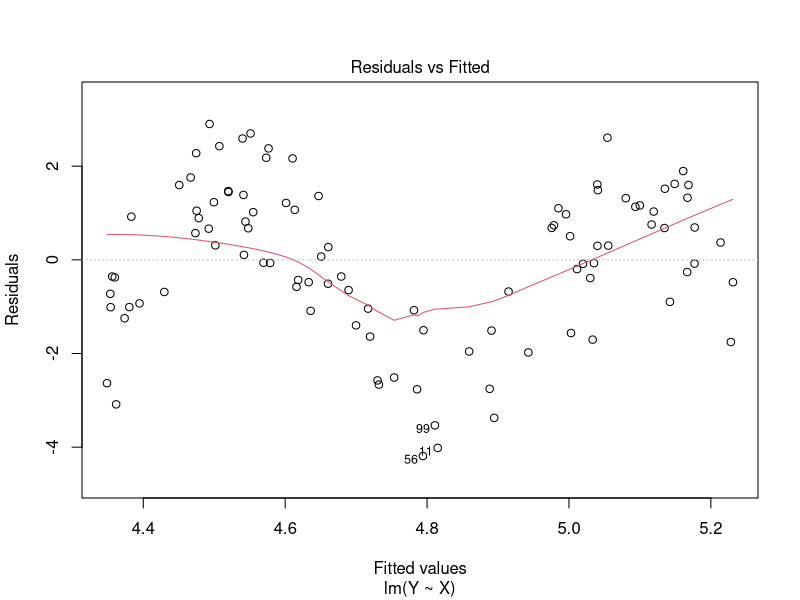
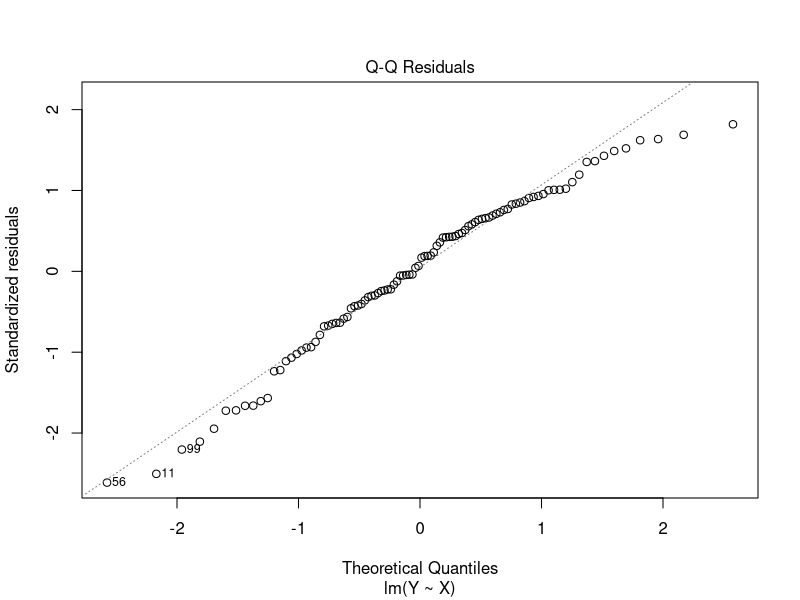
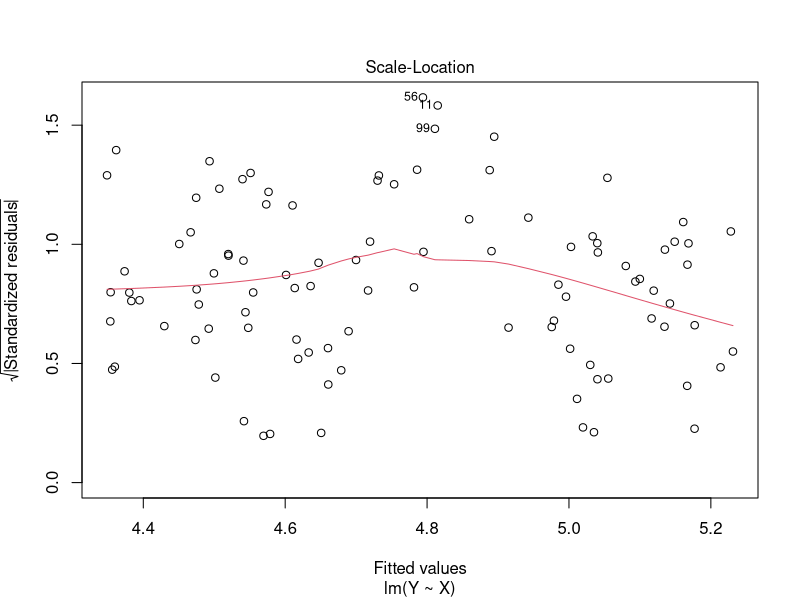
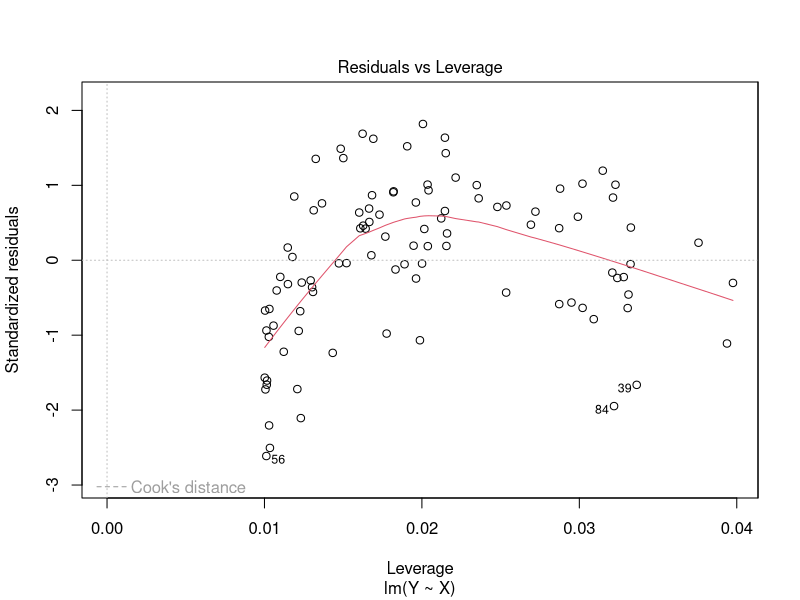
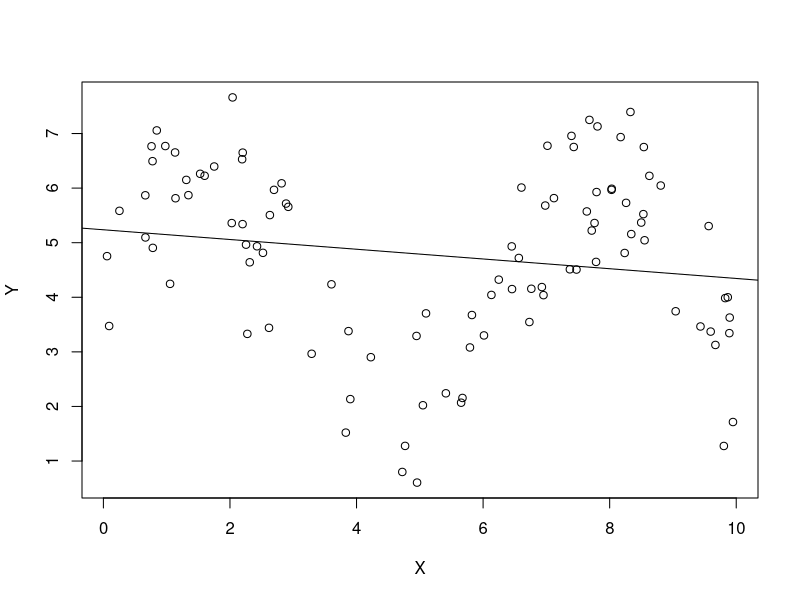
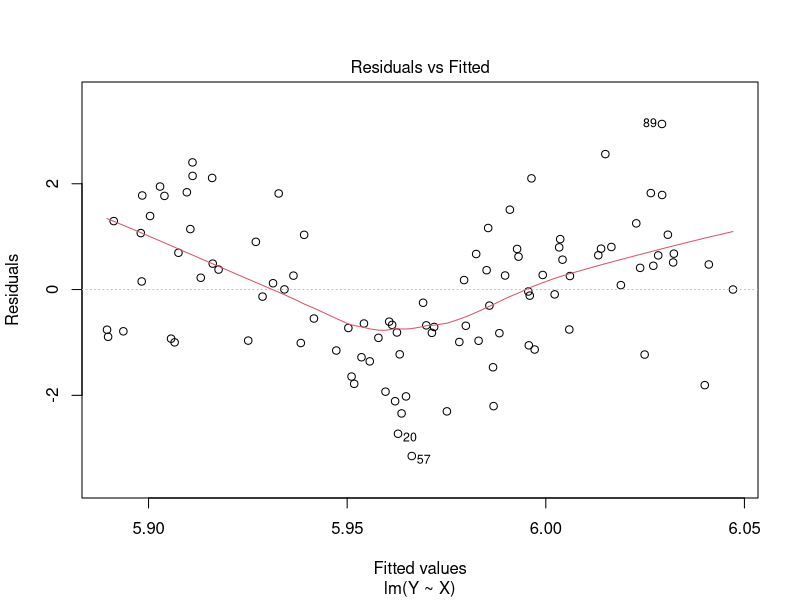
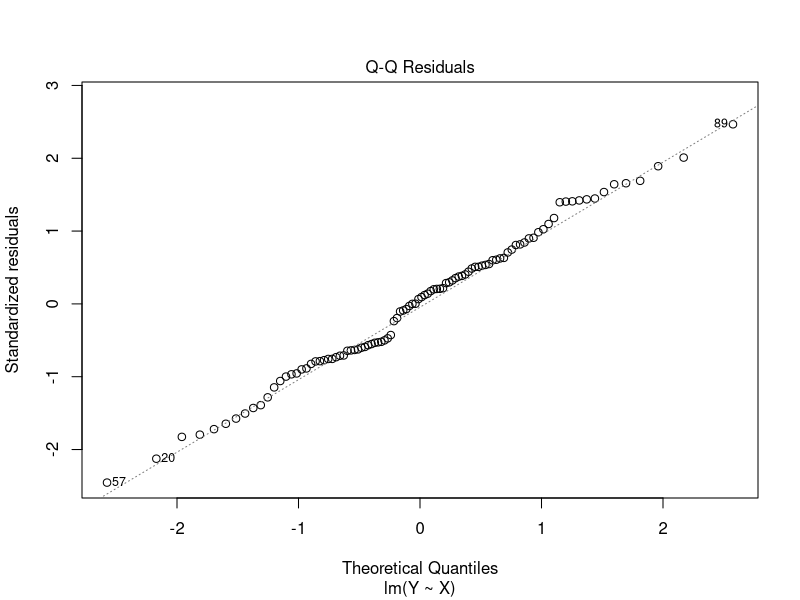
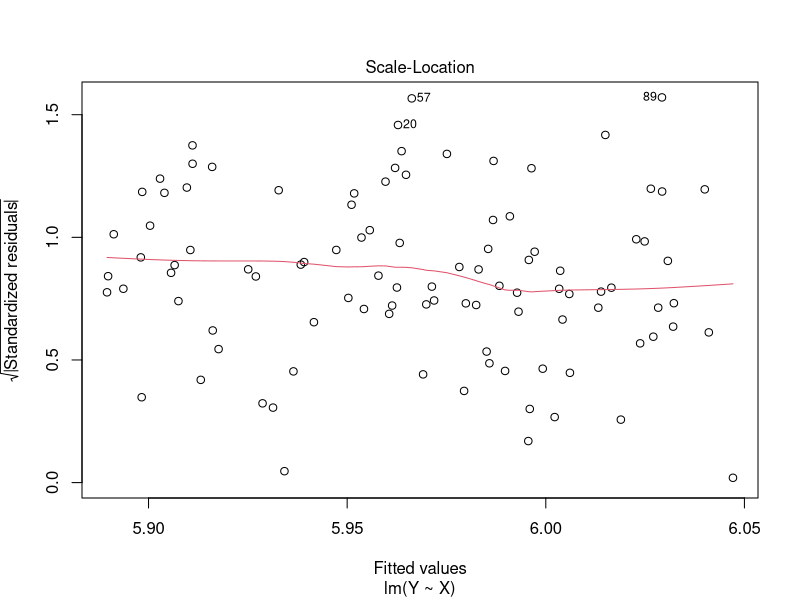

Here is the R script that generated these plots, in order: (Note: this script raises an error after producing the figures.)
## ---- chunk 1
knitr::opts_chunk$set(echo = TRUE)
## ---- chunk 2
require(ggplot2)
## ---- chunk 3
check_violations <- function(sample_size, orig_new_obsv, violation_name, violation_func, sigma_sq, orig_X) {

  if (violation_name == "None") {
    X <- orig_X
    new_obsv <- orig_new_obsv
    eps <- rnorm(sample_size, mean = 0, sd = sqrt(sigma_sq))
    return(list(X,new_obsv,eps))
  }
  if (violation_name == "Nonlinear relationship") {
    X <- violation_func(orig_X)
    new_obsv <- violation_func(orig_new_obsv)
    eps <- rnorm(sample_size, mean = 0, sd = sqrt(sigma_sq))
    return(list(X,new_obsv,eps))
  }
  if (violation_name == "Non-normal errors") {
    if (violation_func == "Gamma") {
      X <- orig_X
      new_obsv <- orig_new_obsv
      eps_alpha <- 2
      eps_beta <- 1/4
      eps <- (rgamma(sample_size, shape = eps_alpha, scale = eps_beta) - eps_alpha * eps_beta) * 2
      return(list(X,new_obsv,eps))
    }
    if (violation_func == "Poisson") {
      X <- orig_X
      new_obsv <- orig_new_obsv
      lambda <- 4
      eps <- (rpois(sample_size, lambda) - lambda) * 2
      return(list(X,new_obsv,eps))
    }
  }
  if (violation_name == "Heterogeneous variances") {
    X <- orig_X
    new_obsv <- orig_new_obsv
    eps <- rnorm(sample_size, mean = 0, sd = violation_func(X))
    return(list(X,new_obsv,eps))
  }
  if (violation_name == "Multicolinearity") {
    X <- unname(cbind(orig_X, violation_func(orig_X)))
    new_obsv <- unname(cbind(orig_new_obsv, violation_func(orig_new_obsv)))
    eps <- rnorm(sample_size, mean = 0, sd = sqrt(sigma_sq))
    return(list(X,new_obsv,eps))
  }
}


# function that will run simulations, violating a specific assumption
run_simulations <- function(num_runs, sample_size, num_new_obsv, violation, violation_func, num_predictors, sigma_sq) {
  
  sim_results <- data.frame(bad_prediction_rate = 0,
                            bad_intercept_rate = 0, 
                            bad_predictor_rate = 0, 
                            average_mse = 0, 
                            insignificant_intercept_rate = 0, 
                            insignificant_predictor_rate = 0)

  # b0 <- parameters[1]
  # b1 <- parameters[2]
  parameters <- sample.int(10, num_predictors + 1)
  for (i in 1:num_runs) {
    X <- runif(sample_size, 0, 10)
    new_obsv <- runif(num_new_obsv, 0, 10)
    
    violated_data <- check_violations(sample_size, new_obsv, violation, violation_func, sigma_sq, X)
    violated_X <- violated_data[[1]]
    violated_new_obsv <- violated_data[[2]]
    eps <- violated_data[[3]]
    
    new_data <- data.frame(X = new_obsv)
    if (violation == "Multicolinearity") {
      X <- violated_X
      new_obsv <- violated_new_obsv
    }
    
    
    # add in column of ones to capture beta0 when generating Y and expected value of Y
    Y <- (cbind(1,violated_X) %*% parameters) + eps
    exp_val_Y <- cbind(1,violated_new_obsv) %*% parameters
    
    
    # fit a linear model using the simulated data
    lm_data <- data.frame(Y = Y, X = I(X))
    my_lm <- lm(Y ~ X, data=lm_data)
    # print(summary(my_lm))
    
    # predict y for new values of x using the fitted linear model
    Y_hat_ci <- predict(my_lm, newdata = data.frame(X = I(new_obsv)), interval = "confidence")
    
    # check whether the confidence interval actually captures the expected value of y from the true model
    bad_predictions <- num_new_obsv - sum((exp_val_Y >= Y_hat_ci[,2]) & (exp_val_Y <= Y_hat_ci[,3]))
    sim_results$bad_prediction_rate <- sim_results$bad_prediction_rate + bad_predictions
    
    # get confidence iterval for beta hat
    beta_ci <- confint(my_lm)
    # check whether the true value for the betas is caputured in the confidence interval
    good_betas <- ((parameters >= beta_ci[,1]) & (parameters <= beta_ci[,2]))
    if (good_betas[1] == FALSE) sim_results$bad_intercept_rate <- sim_results$bad_intercept_rate + 1
    if (sum(good_betas[-1] == FALSE) >= 1) 
      {sim_results$bad_predictor_rate <- sim_results$bad_predictor_rate + sum(good_betas[-1] == FALSE)}
    
    # add the mse to the sum of MSE for all runs (to be averaged at the end)
    sim_results$average_mse <- sim_results$average_mse + (anova(my_lm)$'Mean Sq'[2])
    
    
    # check which beta_hats are significant based on the p-values
    p_vals <- summary(my_lm)$coeff[,4]
    if (p_vals[1] > .05) sim_results$insignificant_intercept_rate <- sim_results$insignificant_intercept_rate + 1
    if (sum(p_vals[-1] > .05) >= 1) 
      {sim_results$insignificant_predictor_rate <- sim_results$insignificant_predictor_rate + sum(p_vals[-1] > .05)}
  }
  sim_results <- sim_results/num_runs
  sim_results$bad_prediction_rate <- sim_results$bad_prediction_rate/(num_new_obsv)
  sim_results$insignificant_predictor_rate <- sim_results$bad_predictor_rate/(num_predictors)
  sim_results$insignificant_predictor_rate <- sim_results$insignificant_predictor_rate/(num_predictors)

  payload <- list(sim_results=sim_results, lm_model=my_lm, X=X, Y=Y, eps=eps, Y_hat_ci=Y_hat_ci, exp_val_Y=exp_val_Y)
  return(payload)
  
}
## ---- chunk 4
show_diagnostics <- function(payload) {
  # unpack payload
  list2env(payload, envir=environment())
  #list[sim_results, lm_model, x, y, eps, y_hat_ci, exp_val_y] <- payload

  # print() required inside function
  print(summary(lm_model))
  print(anova(lm_model))
  plot(lm_model)
  plot(Y ~ X)
abline(lm_model)
#ggplot(yhat_medsine, aes(x =locations_medsine$x_med, y = fit)) +
#geom_point(size = 4) +
#geom_errorbar(aes(ymax = yhat_medsine$upr, ymin = #yhat_medsine$lwr))
}

n_sims <- 10
n_samps <- 100
num_new_obsv <- 10
violation_type <- "Nonlinear relationship"
violation_func <- sin
# parameters <- c(0,1)
num_predictors <- 1
sigma_sq <- 1

payload <- run_simulations(n_sims, n_samps, num_new_obsv, violation_type, violation_func, num_predictors, sigma_sq)

show_diagnostics(payload)
## ---- chunk 5
n_sims <- 100
n_samps <- 100
num_new_obsv <- 10
violation_type <- "Nonlinear relationship"
violation_func <- sin
num_predictors <- 1
sigma_sq <- 1

payload <- run_simulations(n_sims, n_samps, num_new_obsv, violation_type, violation_func, num_predictors, sigma_sq)
cat(violation_type, n_sims, n_samps, num_new_obsv, str(violation_func), num_predictors, sigma_sq)
show_diagnostics(payload)
## ---- chunk 6
set.seed(1)
# Sample code to get started
n_small <- 20
n_med <- 100
n_large <- 5000
## ---- chunk 7
num_runs <- 100
num_new_obsv <- 20
# parameters <- c(10,2)
num_predictors <- 1
sigma_sq <- 4
## ---- chunk 8
poly_func <- function(x) (x-5)^2
poly_small_results <- run_simulations(num_runs,
                                      n_small, 
                                      num_new_obsv, 
                                      violation = "Nonlinear relationship", 
                                      violation_func = poly_func, 
                                      num_predictors, 
                                      sigma_sq)


poly_med_results <-run_simulations(num_runs,
                                   n_med, 
                                   num_new_obsv, 
                                   violation =  "Nonlinear relationship", 
                                   violation_func = poly_func, 
                                   num_predictors, 
                                   sigma_sq)

poly_large_results <-run_simulations(num_runs, 
                                     n_large, 
                                     num_new_obsv, 
                                     violation =  "Nonlinear relationship", 
                                     violation_func = poly_func, 
                                     num_predictors, 
                                     sigma_sq)


## ---- chunk 9
polynomial_results <- rbind(small_samp = poly_small_results[[1]], 
                            med_samp = poly_med_results[[1]], 
                            large_samp = poly_large_results[[1]])
polynomial_results
## ---- chunk 10
exp_small_results <- run_simulations(num_runs,
                                     n_small, 
                                     num_new_obsv, 
                                     violation =  "Nonlinear relationship", 
                                     violation_func = exp, 
                                     num_predictors, 
                                     sigma_sq)

exp_med_results <-run_simulations(num_runs, 
                                  n_med, 
                                  num_new_obsv, 
                                  violation =  "Nonlinear relationship",
                                  violation_func = exp, 
                                  num_predictors, 
                                  sigma_sq)

exp_large_results <-run_simulations(num_runs,
                                    n_large, 
                                    num_new_obsv, 
                                    violation =  "Nonlinear relationship", 
                                    violation_func = exp, 
                                    num_predictors, 
                                    sigma_sq)
## ---- chunk 11
exponential_results <- rbind(small_samp = exp_small_results[[1]],
                             med_samp = exp_med_results[[1]], 
                             large_samp = exp_large_results[[1]])
exponential_results
## ---- chunk 12
sin_small_results <- run_simulations(num_runs, 
                                     n_small, 
                                     num_new_obsv, 
                                     violation =  "Nonlinear relationship", 
                                     violation_func = sin, 
                                     num_predictors, 
                                     sigma_sq)

sin_med_results <- run_simulations(num_runs, 
                                   n_med, 
                                   num_new_obsv, 
                                   violation =  "Nonlinear relationship", 
                                   violation_func = sin, 
                                   num_predictors, 
                                   sigma_sq)

sin_large_results <- run_simulations(num_runs, 
                                     n_large, 
                                     num_new_obsv, 
                                     violation =  "Nonlinear relationship", 
                                     violation_func = sin, 
                                     num_predictors, 
                                     sigma_sq)
## ---- chunk 13
sinusoidal_results <- rbind(small_samp = sin_small_results[[1]], 
                            med_samp = sin_med_results[[1]], 
                            large_samp = sin_large_results[[1]])
sinusoidal_results
## ---- chunk 14
log_small_results <- run_simulations(num_runs, 
                                     n_small, 
                                     num_new_obsv, 
                                     violation =  "Nonlinear relationship", 
                                     violation_func = log,
                                     num_predictors, 
                                     sigma_sq)

log_med_results <- run_simulations(num_runs, 
                                   n_med, 
                                   num_new_obsv, 
                                   violation =  "Nonlinear relationship", 
                                   violation_func = log, 
                                   num_predictors, 
                                   sigma_sq)

log_large_results <- run_simulations(num_runs, 
                                     n_large, 
                                     num_new_obsv, 
                                     violation =  "Nonlinear relationship", 
                                     violation_func = log, 
                                     num_predictors, 
                                     sigma_sq)


## ---- chunk 15
logarithmic_results <- rbind(small_samp = log_small_results[[1]], 
                             med_samp = log_med_results[[1]], 
                             large_samp = log_large_results[[1]])
logarithmic_results
## ---- chunk 16
#part e, name the normal func & nonnormal func & randomly call it
random.func1 <- sample(c(poly_func, sin, exp, log), 1)
n <- sample(20:5000, 1)
random.violation1 <- sample(c("None","Nonlinear relationship"), 1)

random_results1 <- run_simulations(num_runs, 
                                  n, 
                                  num_new_obsv, 
                                  violation =  random.violation1,
                                  violation_func = random.func1,
                                  num_predictors, 
                                  sigma_sq)

random_results1[[1]]
## ---- chunk 17
show_diagnostics(random_results1)
## ---- chunk 18
gamma_small_results <- run_simulations(num_runs, 
                                     n_small, 
                                     num_new_obsv, 
                                     violation =  "Non-normal errors", 
                                     violation_func = "Gamma",
                                     num_predictors, 
                                     sigma_sq)

gamma_med_results <- run_simulations(num_runs, 
                                   n_med, 
                                   num_new_obsv, 
                                   violation =  "Non-normal errors", 
                                   violation_func = "Gamma", 
                                   num_predictors, 
                                   sigma_sq)

gamma_large_results <- run_simulations(num_runs, 
                                     n_large, 
                                     num_new_obsv, 
                                     violation =  "Non-normal errors", 
                                     violation_func = "Gamma", 
                                     num_predictors, 
                                     sigma_sq)
## ---- chunk 19
gamma_results <- rbind(small_samp = gamma_small_results[[1]], 
                             med_samp = gamma_med_results[[1]], 
                             large_samp = gamma_large_results[[1]])
gamma_results
## ---- chunk 20
poisson_small_results <- run_simulations(num_runs, 
                                     n_small, 
                                     num_new_obsv, 
                                     violation =  "Non-normal errors", 
                                     violation_func = "Poisson",
                                     num_predictors, 
                                     sigma_sq)

poisson_med_results <- run_simulations(num_runs, 
                                   n_med, 
                                   num_new_obsv, 
                                   violation =  "Non-normal errors", 
                                   violation_func = "Poisson", 
                                   num_predictors, 
                                   sigma_sq)

poisson_large_results <- run_simulations(num_runs, 
                                     n_large, 
                                     num_new_obsv, 
                                     violation =  "Non-normal errors", 
                                     violation_func = "Poisson", 
                                     num_predictors, 
                                     sigma_sq)


## ---- chunk 21
poisson_results <- rbind(small_samp = poisson_small_results[[1]], 
                             med_samp = poisson_med_results[[1]], 
                             large_samp = poisson_large_results[[1]])
poisson_results
## ---- chunk 22
#part e, name the normal func & nonnormal func & randomly call it
random.func2 <- sample(c("Poisson","Gamma"), 1)
n <- sample(20:5000, 1)
random.violation2 <- sample(c("None","Non-normal errors"), 1)

random_results2 <- run_simulations(num_runs, 
                                  n, 
                                  num_new_obsv, 
                                  violation =  random.violation2,
                                  violation_func = random.func2,
                                  num_predictors, 
                                  sigma_sq)

random_results2[[1]]
## ---- chunk 23
show_diagnostics(random_results2)
## ---- chunk 24
# # Sample code to get started
# n <- n_large
# 
# 
# # TODO randomize this for part e
# b0 <- 10
# b1 <- 2
# eps_alpha <- 2
# eps_beta <- 1/4
# 
# 
# x <- runif(n, 0, 10)
# eps <- (rgamma(n, eps_alpha, 1/eps_beta) - eps_alpha * eps_beta) * 2
# y <- b0 - b1 * x + eps
# 
# # hist(eps)
# var(eps)
# mean(eps)

## ---- chunk 25
hetero_var_small_results <- run_simulations(num_runs,
                                     n_small, 
                                     num_new_obsv, 
                                     violation =  "Heterogeneous variances", 
                                     violation_func = poly_func, 
                                     num_predictors, 
                                     sigma_sq)

hetero_var_med_results <-run_simulations(num_runs, 
                                  n_med, 
                                  num_new_obsv, 
                                  violation =  "Heterogeneous variances",
                                  violation_func = poly_func, 
                                  num_predictors, 
                                  sigma_sq)

hetero_var_large_results <-run_simulations(num_runs,
                                    n_large, 
                                    num_new_obsv, 
                                    violation =  "Heterogeneous variances", 
                                    violation_func = poly_func, 
                                    num_predictors, 
                                    sigma_sq)
## ---- chunk 26
hetero_var_results <- rbind(small_samp = hetero_var_small_results[[1]],
                             med_samp = hetero_var_med_results[[1]], 
                             large_samp = hetero_var_large_results[[1]])
hetero_var_results
## ---- chunk 27
#part e, name the normal func & nonnormal func & randomly call it
random_poly_func <- function(x) {
  a <- runif(1,0,5)
  b <- runif(1,2,4)
  (x-a)^b
}
random.func3 <- sample(c(random_poly_func, exp), 1)
n <- sample(20:5000, 1)
random.violation3 <- sample(c("None","Heterogeneous variances"), 1)

random_results3 <- run_simulations(num_runs, 
                                  n, 
                                  num_new_obsv, 
                                  violation =  random.violation3,
                                  violation_func = random.func3,
                                  num_predictors, 
                                  sigma_sq)

random_results3[[1]]
## ---- chunk 28
show_diagnostics(random_results3)
## ---- chunk 29
# Sample code to get started
# n <- 200
# b0 <- 10
# b1 <- 10
# 
# x <- runif(n, 0, 10)
# eps <- rnorm(n, sd = 0.5 * x^2)
# y <- b0 + b1 * x + eps

## ---- chunk 30

## ---- chunk 31
add_noise <- function(x) {x + rnorm(length(x))}
num_predictors <- 2
multicolinearity_small_results <- run_simulations(num_runs,
                                     n_small,
                                     num_new_obsv,
                                     violation =  "Multicolinearity",
                                     violation_func = add_noise,
                                     num_predictors,
                                     sigma_sq)

multicolinearity_med_results <- run_simulations(num_runs,
                                     n_med,
                                     num_new_obsv,
                                     violation =  "Multicolinearity",
                                     violation_func = add_noise,
                                     num_predictors,
                                     sigma_sq)

multicolinearity_large_results <- run_simulations(num_runs,
                                     n_large,
                                     num_new_obsv,
                                     violation =  "Multicolinearity",
                                     violation_func = add_noise,
                                     num_predictors,
                                     sigma_sq)
## ---- chunk 32
multicolinearity_results <- rbind(small_samp = multicolinearity_small_results[[1]],
                             med_samp = multicolinearity_med_results[[1]],
                             large_samp = multicolinearity_large_results[[1]])
multicolinearity_results
## ---- chunk 33
#part e, name the normal func & nonnormal func & randomly call it
n <- sample(20:5000, 1)
random.violation5 <- sample(c("None","Multicolinearity"), 1)

random_results5 <- run_simulations(num_runs, 
                                  n, 
                                  num_new_obsv, 
                                  violation =  random.violation5,
                                  violation_func = add_noise,
                                  num_predictors, 
                                  sigma_sq)

random_results5[[1]]
## ---- chunk 34
show_diagnostics(random_results5)
## ---- chunk 35

# B <- 100
# many.sims.multicollinearity <- sapply(1:B, function(i) {
#     # x <- rnorm(100, mean = 0, sd = 1)
#     # eps <- rnorm(100, mean = 0, sd = sqrt(0.25))
#     # y <- -1 + 0.5 * x + eps
#     # simul.fit <- lm(y ~ x)
#     # beta.1 <- 0.5
#     # lower <- confint(simul.fit, "x")[1]
#     # upper <- confint(simul.fit, "x")[2]
#     # boolean <- beta.1 <= upper & beta.1 >= lower
#     #return(boolean)
# })

# proportion <- sum(many.sims.multicollinearity)/length(many.sims.multicollinearity)
# proportion

## ---- chunk 36
